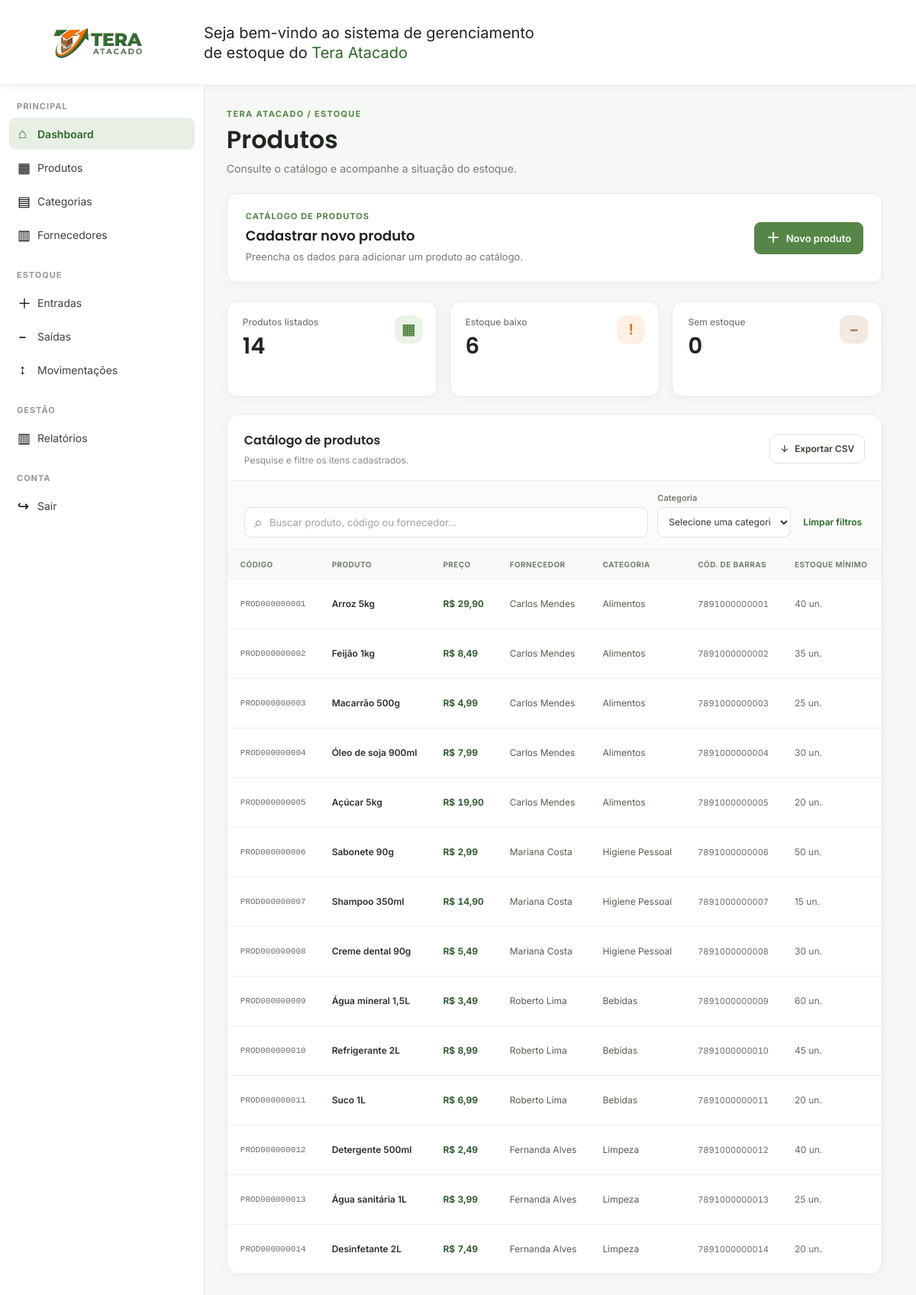
Page /Front_end/produtos.php on the committed database.
### tables this page shows
CREATE TABLE produtos (
    id_produto INT NOT NULL PRIMARY KEY AUTO_INCREMENT,
    nome_produto VARCHAR(100) NOT NULL,
    codigo_produto VARCHAR(13) NOT NULL unique,
    preco DECIMAL(10,2) NOT NULL,
    id_fornecedor INT NOT NULL,
    id_categoria INT NOT NULL,
    codigo_de_barras VARCHAR(128) NOT NULL UNIQUE,
	estoque_minimo int not null,
    
    FOREIGN KEY (id_fornecedor)
        REFERENCES fornecedores(id_fornecedor),

    FOREIGN KEY (id_categoria)
        REFERENCES categorias(id_categoria),
        
	CONSTRAINT preco_negativo
		CHECK (preco >= 0)
);

CREATE TABLE fornecedores (
    id_fornecedor INT NOT NULL PRIMARY KEY AUTO_INCREMENT,
    nome_fornecedor VARCHAR(100) NOT NULL,
    empresa VARCHAR(100) NOT NULL,
    cnpj VARCHAR(18) NOT NULL unique,
    telefone VARCHAR(15) NOT NULL,
    email VARCHAR(100) NOT NULL,
    cep varchar(8) not null,
    estado varchar(100) not null,
    cidade varchar(100) not null,
    rua_numero varchar(255) not null
);

CREATE TABLE categorias (
    id_categoria INT NOT NULL PRIMARY KEY AUTO_INCREMENT,
    nome_categoria VARCHAR(100) NOT NULL,
    data_criacao DATE NOT NULL DEFAULT CURRENT_TIMESTAMP
);

### Front_end/produtos.php (the view, shortened to what this page needs)
<?php
require_once __DIR__ . '/../Back_end/config/database.php';
$sql_produtos = "
    SELECT
        p.id_produto,
        p.nome_produto,
        p.codigo_produto,
        p.preco,
        p.estoque_minimo,
        p.id_fornecedor,
        f.nome_fornecedor,
        p.id_categoria,
        c.nome_categoria,
        p.codigo_de_barras
    FROM produtos AS p
    INNER JOIN categorias AS c
        ON c.id_categoria = p.id_categoria
    INNER JOIN fornecedores AS f
        ON f.id_fornecedor = p.id_fornecedor
";
$stmt = mysqli_prepare($con, $sql_produtos);
if (!mysqli_stmt_execute($stmt)) {
    die('Erro ao consultar produtos: ' . mysqli_stmt_error($stmt));
}
$resultado = mysqli_stmt_get_result($stmt);
$produtos = mysqli_fetch_all($resultado, MYSQLI_ASSOC);
?>
<!DOCTYPE html>
<html lang="pt-br">
<head>
    <link rel="stylesheet" href="CSS/tela_principal.css">
    <link rel="stylesheet" href="CSS/produtos.css">
</head>
<body>
    <header class="header">
        <div class="logodiv">
            <img src="Img/tera_logo.png" class="logo" alt="Logo Tera Atacado">
        </div>
        <p class="texto">
            Seja bem-vindo ao sistema de gerenciamento<br>
            de estoque do <span class="destaque">Tera Atacado</span>
        </p>
    </header>
    <div class="layout">
<aside class="sidebar">
            <div class="sidebar-header">
                <nav>
                    <div class="menu-section">
                        <h3>PRINCIPAL</h3>
                        <a href="tela_principal.php" class="menu-item active" aria-current="page">
                            <span>⌂</span>
                            <span>Dashboard</span>
                        </a>
                        <a href="produtos.php" class="menu-item">
                            <span>▦</span>
                            <span>Produtos</span>
                        </a>
                        <a href="categoria.php" class="menu-item">
                            <span>▤</span>
                            <span>Categorias</span>
                        </a>
                        <a href="fornecedores.php" class="menu-item">
                            <span>▥</span>
                            <span>Fornecedores</span>
                        </a>
                    </div>
                    <div class="menu-section">
                        <h3>ESTOQUE</h3>
                        <a href="entrada.php" class="menu-item">
                            <span>＋</span>
                            <span>Entradas</span>
                        </a>
                        <a href="saida.php" class="menu-item">
                            <span>−</span>
                            <span>Saídas</span>
                        </a>
                        <a href="movimentacoes.php" class="menu-item">
                            <span>↕</span>
                            <span>Movimentações</span>
                        </a>
                    </div>
                    <div class="menu-section">
                        <h3>GESTÃO</h3>
                        <a href="relatorio.php" class="menu-item">
                            <span>▥</span>
                            <span>Relatórios</span>
                        </a>
                    </div>
                    <div class="menu-section">
                        <h3>CONTA</h3>
                        <a href="#confirmar-saida" class="menu-item" aria-haspopup="dialog">
                            <span>↪</span>
                            <span>Sair</span>
                        </a>
                    </div>
                </nav>
            </div>
        </aside>
        <main class="page-main">
            <div class="page-heading">
                <div>
                    <p class="page-eyebrow">TERA ATACADO / ESTOQUE</p>
                    <h1>Produtos</h1>
                    <p class="page-subtitle">Consulte o catálogo e acompanhe a situação do estoque.</p>
                </div>
            </div>
<details class="product-form-panel">
    <summary class="product-form-panel__summary">
        <div class="product-form-panel__heading">
            <span class="product-form-panel__eyebrow">
                CATÁLOGO DE PRODUTOS
            </span>
            <span class="product-form-panel__title">
                Cadastrar novo produto
            </span>
            <span class="product-form-panel__description">
                Preencha os dados para adicionar um produto ao catálogo.
            </span>
        </div>
        <span class="product-form-panel__action">
            <span aria-hidden="true">＋</span>
            Novo produto
        </span>
    </summary>
</details>
            <section class="metric-grid" aria-label="Resumo dos produtos">
                <article class="metric-card">
                    <span class="metric-card__label">Produtos listados</span>
                    <strong class="metric-card__value" id="metric-total">
                    <?php
                        $sql = "Select * from produtos";
                        $stmt = mysqli_prepare($con, $sql);
                        mysqli_stmt_execute($stmt);
                        $resultado = mysqli_stmt_get_result($stmt);
                        echo mysqli_num_rows($resultado);
                     ?>
                     </strong>
                    <span class="metric-card__icon metric-card__icon--green" aria-hidden="true">▦</span>
                </article>
                <article class="metric-card">
                    <span class="metric-card__label">Estoque baixo</span>
                    <strong class="metric-card__value" id="metric-low">
                        <?php
                        $sqlProdutosEstoqueBaixo = "
                            SELECT
                                p.id_produto,
                                p.nome_produto,
                                SUM(lp.quantidade_produto) AS total_estoque,
                                p.estoque_minimo
                            FROM produtos p
                            INNER JOIN localizacao_produto lp
                                ON p.id_produto = lp.id_produto
                            GROUP BY p.id_produto, p.nome_produto
                            HAVING SUM(lp.quantidade_produto) < p.estoque_minimo
                            and SUM(lp.quantidade_produto) > 0
                        ";
                        $stmtProdutosEstoqueBaixo = mysqli_prepare(
                            $con,
                            $sqlProdutosEstoqueBaixo
                        );
                        mysqli_stmt_execute($stmtProdutosEstoqueBaixo);
                        $resultadoProdutosEstoqueBaixo = mysqli_stmt_get_result(
                            $stmtProdutosEstoqueBaixo
                        );
                        echo mysqli_num_rows(
                            $resultadoProdutosEstoqueBaixo
                        );
                        ?>
                    </strong>
                    <span class="metric-card__icon metric-card__icon--orange" aria-hidden="true">!</span>
                </article>
                <article class="metric-card">
                    <span class="metric-card__label">Sem estoque</span>
                    <strong class="metric-card__value" id="metric-out">
                        <?php
                             $sqlProdutosSemEstoque = "
                            SELECT
                                p.id_produto,
                                p.nome_produto,
                                SUM(lp.quantidade_produto) AS total_estoque
                            FROM produtos p
                            INNER JOIN localizacao_produto lp
                                ON p.id_produto = lp.id_produto
                            GROUP BY p.id_produto, p.nome_produto
                            HAVING SUM(lp.quantidade_produto) = 0
                        ";
                        $stmtProdutosSemEstoque = mysqli_prepare(
                            $con,
                            $sqlProdutosSemEstoque
                        );
                        mysqli_stmt_execute($stmtProdutosSemEstoque);
                        $resultadoProdutosSemEstoque = mysqli_stmt_get_result(
                            $stmtProdutosSemEstoque
                        );
                        echo mysqli_num_rows(
                            $resultadoProdutosSemEstoque
                        );
                        ?>
                    </strong>
                    <span class="metric-card__icon metric-card__icon--brown" aria-hidden="true">−</span>
                </article>
            </section>
            <section class="data-panel" aria-labelledby="product-list-title">
                <div class="data-panel__heading">
                    <div>
                        <h2 id="product-list-title">Catálogo de produtos</h2>
                        <p>Pesquise e filtre os itens cadastrados.</p>
                    </div>
                    <button class="button-secondary" id="export-products" type="button">
                        <span aria-hidden="true">↓</span> Exportar CSV
                    </button>
                </div>
                <div class="filters-row">
                    <label class="search-field" for="product-search">
                        <span aria-hidden="true">⌕</span>
                        <input type="search" id="product-search" placeholder="Buscar produto, código ou fornecedor..." autocomplete="off">
                    </label>
                    <label class="filter-field" for="category-filter">
                        <span>Categoria</span>
                        <select id="category-filter">
                            <option value="">Selecione uma categoria</option>
                        </select>
                    </label>
                    <button class="text-button" id="clear-product-filters" type="button">Limpar filtros</button>
                </div>
                <div class="table-wrap">
                    <table class="data-table" id="products-table">
    <thead>
        <tr>
            <th>Código</th>
            <th>Produto</th>
            <th>Preço</th>
            <th>Fornecedor</th>
            <th>Categoria</th>
            <th>Cód. de Barras</th>
            <th>Estoque mínimo</th>
        </tr>
    </thead>
    <tbody>
        <?php if (!empty($produtos)): ?>
            <?php foreach ($produtos as $linha): ?>
                <tr data-categoria-id="<?= (int) $linha['id_categoria'] ?>">
                    <td><?= htmlspecialchars($linha['codigo_produto']) ?></td>
                    <td><?= htmlspecialchars($linha['nome_produto']) ?></td>
                    <td>R$ <?= number_format($linha['preco'], 2, ',', '.') ?></td>
                    <td><?= htmlspecialchars($linha['nome_fornecedor']) ?></td>
                    <td><?= htmlspecialchars($linha['nome_categoria']) ?></td>
                    <td><?= htmlspecialchars($linha['codigo_de_barras']) ?></td>
                    <td><?= (int) $linha['estoque_minimo'] ?> un.</td>
                </tr>
            <?php endforeach; ?>
        <?php else: ?>
            <tr>
                <td colspan="8">Nenhum produto encontrado.</td>
            </tr>
        <?php endif; ?>
    </tbody>
</table>
                </div>
            </section>
        </main>
    </div>
</body>
</html>

### Front_end/CSS/tela_principal.css (style rules this page uses)
:root { --header-height: clamp(88px, 13vh, 112px); --sidebar-width: clamp(220px, 30vh, 268px); --tera-green: #558647; --tera-green-dark: #2b6827; --tera-green-soft: #e8f0e6; --tera-orange: #ff7600; --tera-brown: #aa6d39; --page-bg: #f6f8f5; --white: #ffffff; --line: #e4e9e2; --text: #20251f; --muted: #747b72; --light-gray: #b8b1b1; }
* { margin: 0; padding: 0; }
html { height: 100%; scroll-behavior: smooth; }
body { height: 100vh; min-height: 100vh; overflow: hidden; background-color: var(--page-bg); color: var(--text); font-family: 'Inter', sans-serif; }
a, button, select, input { font-family: inherit; }
.header { position: fixed; top: 0; left: 0; z-index: 1000; display: flex; align-items: center; width: 100%; height: var(--header-height); min-height: var(--header-height); max-height: var(--header-height); padding: 0 22px; box-sizing: border-box; background-color: var(--white); border-bottom: 1px solid var(--line); box-shadow: 0 2px 12px rgba(29, 46, 25, 0.04); }
.header .logo { display: block; flex-shrink: 0; width: clamp(150px, 25vh, 205px); height: var(--header-height); object-fit: contain; }
.texto { margin-left: clamp(16px, 4vh, 40px); font-family: 'Inter', sans-serif; font-size: clamp(15px, 2vh, 20px); line-height: 1.3; animation: aparecer 1s ease-in-out; }
.destaque { color: var(--tera-green-dark); font-size: 20px; }
.layout { position: fixed; top: var(--header-height); left: 0; display: flex; width: 100%; height: calc(100vh - var(--header-height)); overflow: hidden; }
.layout > main { flex: 1 1 auto; width: calc(100% - var(--sidebar-width)); min-width: 0; height: 100%; margin-left: var(--sidebar-width); padding: 28px clamp(20px, 2.4vw, 34px) 36px; box-sizing: border-box; overflow-x: hidden; overflow-y: auto; overscroll-behavior-y: contain; scrollbar-gutter: stable; }
.sidebar { position: fixed; top: var(--header-height); bottom: 0; left: 0; z-index: 900; display: block; width: var(--sidebar-width); height: auto; min-height: 0; padding: 0 12px 20px; box-sizing: border-box; overflow-y: hidden; overflow-x: hidden; overscroll-behavior: contain; background-color: var(--white); border-right: 1px solid var(--line); }
.sidebar-header { width: 100%; }
.sidebar nav { width: 100%; margin-top: 20px; }
.menu-section { margin-bottom: 25px; }
.menu-section h3 { margin: 0 10px 8px; color: #939a90; font-size: 11px; font-weight: 700; letter-spacing: 1px; }
.menu-item { display: flex; align-items: center; width: 100%; min-height: 42px; height: 42px; gap: 13px; padding: 0 11px; margin-bottom: 2px; box-sizing: border-box; border-radius: 9px; color: #3f3f3f; font-size: 14px; text-decoration: none; transition: background-color 0.2s ease, color 0.2s ease, transform 0.4s ease; }
.menu-item span:first-child { display: inline-block; flex-shrink: 0; width: 13px; color: #000000; font-size: 18px; text-align: center; }
.menu-item span:last-child { color: inherit; font-size: 14px; transition: color 0.3s ease; }
.menu-item.focus, .menu-item.active, .menu-item[aria-current="page"] { background-color: var(--tera-green-soft); color: var(--tera-green-dark); font-weight: 600; }
.menu-item.focus span:first-child, .menu-item.active span:first-child, .menu-item[aria-current="page"] span:first-child { color: var(--tera-green-dark); }

### rows in the picture
produtos: codigo_produto "PROD000000001", nome_produto "Arroz 5kg", preco "29,90", id_fornecedor.nome_fornecedor "Carlos Mendes", id_categoria.nome_categoria "Alimentos", codigo_de_barras "7891000000001", estoque_minimo "40"
produtos: codigo_produto "PROD000000002", nome_produto "Feijão 1kg", preco "8,49", id_fornecedor.nome_fornecedor "Carlos Mendes", id_categoria.nome_categoria "Alimentos", codigo_de_barras "7891000000002", estoque_minimo "35"
produtos: codigo_produto "PROD000000003", nome_produto "Macarrão 500g", preco "4,99", id_fornecedor.nome_fornecedor "Carlos Mendes", id_categoria.nome_categoria "Alimentos", codigo_de_barras "7891000000003", estoque_minimo "25"
produtos: codigo_produto "PROD000000004", nome_produto "Óleo de soja 900ml", preco "7,99", id_fornecedor.nome_fornecedor "Carlos Mendes", id_categoria.nome_categoria "Alimentos", codigo_de_barras "7891000000004", estoque_minimo "30"
produtos: codigo_produto "PROD000000005", nome_produto "Açúcar 5kg", preco "19,90", id_fornecedor.nome_fornecedor "Carlos Mendes", id_categoria.nome_categoria "Alimentos", codigo_de_barras "7891000000005", estoque_minimo "20"
produtos: codigo_produto "PROD000000006", nome_produto "Sabonete 90g", preco "2,99", id_fornecedor.nome_fornecedor "Mariana Costa", id_categoria.nome_categoria "Higiene Pessoal", codigo_de_barras "7891000000006", estoque_minimo "50"
produtos: codigo_produto "PROD000000007", nome_produto "Shampoo 350ml", preco "14,90", id_fornecedor.nome_fornecedor "Mariana Costa", id_categoria.nome_categoria "Higiene Pessoal", codigo_de_barras "7891000000007", estoque_minimo "15"
produtos: codigo_produto "PROD000000008", nome_produto "Creme dental 90g", preco "5,49", id_fornecedor.nome_fornecedor "Mariana Costa", id_categoria.nome_categoria "Higiene Pessoal", codigo_de_barras "7891000000008", estoque_minimo "30"
produtos: codigo_produto "PROD000000009", nome_produto "Água mineral 1,5L", preco "3,49", id_fornecedor.nome_fornecedor "Roberto Lima", id_categoria.nome_categoria "Bebidas", codigo_de_barras "7891000000009", estoque_minimo "60"
produtos: codigo_produto "PROD000000010", nome_produto "Refrigerante 2L", preco "8,99", id_fornecedor.nome_fornecedor "Roberto Lima", id_categoria.nome_categoria "Bebidas", codigo_de_barras "7891000000010", estoque_minimo "45"
produtos: codigo_produto "PROD000000011", nome_produto "Suco 1L", preco "6,99", id_fornecedor.nome_fornecedor "Roberto Lima", id_categoria.nome_categoria "Bebidas", codigo_de_barras "7891000000011", estoque_minimo "20"
produtos: codigo_produto "PROD000000012", nome_produto "Detergente 500ml", preco "2,49", id_fornecedor.nome_fornecedor "Fernanda Alves", id_categoria.nome_categoria "Limpeza", codigo_de_barras "7891000000012", estoque_minimo "40"
produtos: codigo_produto "PROD000000013", nome_produto "Água sanitária 1L", preco "3,99", id_fornecedor.nome_fornecedor "Fernanda Alves", id_categoria.nome_categoria "Limpeza", codigo_de_barras "7891000000013", estoque_minimo "25"
produtos: codigo_produto "PROD000000014", nome_produto "Desinfetante 2L", preco "7,49", id_fornecedor.nome_fornecedor "Fernanda Alves", id_categoria.nome_categoria "Limpeza", codigo_de_barras "7891000000014", estoque_minimo "20"

### other values in the picture
mysqli_num_rows($resultado) "14"
